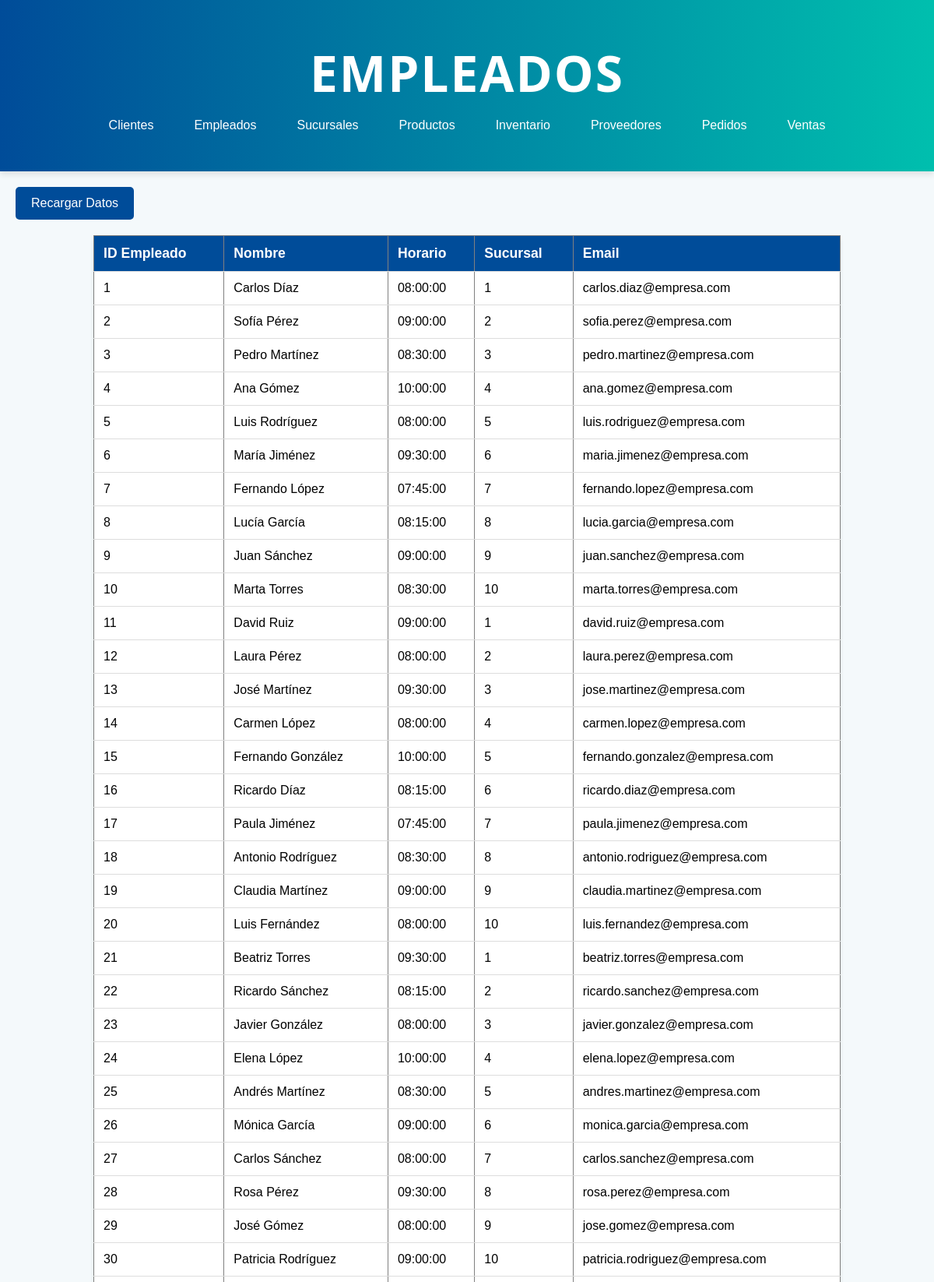
Page /empleado.php (upper part) on the committed database.
### tables this page shows
CREATE TABLE `empleado` (
  `idEmpleado` int(11) NOT NULL,
  `nombre` varchar(100) NOT NULL,
  `horario` time DEFAULT NULL,
  `sucursal` int(11) NOT NULL,
  `email` varchar(100) DEFAULT NULL,
  `contrasena` varchar(100) DEFAULT NULL
);

### empleado.php (the view, shortened to what this page needs)
<!DOCTYPE html>
<html lang="es">
<head>
    <link rel="stylesheet" href="css/stylesListas.css">
</head>
<body>
    <header class="header">
        <h1>Empleados</h1>
        <nav>
            <ul>
                <li><a href="cliente.php">Clientes</a></li>
                <li><a href="empleado.php">Empleados</a></li>
                <li><a href="sucursal.php">Sucursales</a></li>
                <li><a href="producto.php">Productos</a></li>
                <li><a href="inventario.php">Inventario</a></li>
                <li><a href="proveedor.php">Proveedores</a></li>
                <li><a href="pedido.php">Pedidos</a></li>
                <li><a href="venta.php">Ventas</a></li>
            </ul>
        </nav>
    </header>
    <button onclick="recargarDatos()">Recargar Datos</button>
    <table border="1">
        <thead>
            <tr>
                <th>ID Empleado</th>
                <th>Nombre</th>
                <th>Horario</th>
                <th>Sucursal</th>
                <th>Email</th>
            </tr>
        </thead>
        <tbody id="datosEmpleado">
            <?php
            $servername = "localhost";
            $username = "root";
            $password = "";
            $dbname = "drogueriasconfe";
            $conn = new mysqli($servername, $username, $password, $dbname);
            $sql = "SELECT idEmpleado, nombre, horario, sucursal, email FROM empleado";
            $result = $conn->query($sql);
            if ($result->num_rows > 0) {
                while($row = $result->fetch_assoc()) {
                    echo "<tr>
                            <td>" . $row["idEmpleado"] . "</td>
                            <td>" . $row["nombre"] . "</td>
                            <td>" . $row["horario"] . "</td>
                            <td>" . $row["sucursal"] . "</td>
                            <td>" . $row["email"] . "</td>
                          </tr>";
                }
            } else {
                echo "<tr><td colspan='4'>No se encontraron empleados</td></tr>";
            }
            ?>
        </tbody>
    </table>
</body>
</html>

### css/stylesListas.css (style rules this page uses)
* { box-sizing: border-box; margin: 0; padding: 0; }
body { font-family: Arial, sans-serif; background-color: #f4f9fb; }
header { background: linear-gradient(to right, #004c99, #00bfae); color: white; text-align: center; padding: 50px 20px; box-shadow: 0 4px 8px rgba(0, 0, 0, 0.1); }
header h1 { font-size: 4em; font-family: 'Segoe UI', Tahoma, Geneva, Verdana, sans-serif; font-weight: 700; margin-bottom: 15px; letter-spacing: 2px; text-transform: uppercase; }
nav ul { display: flex; justify-content: center; list-style: none; }
nav ul li { margin: 0 10px; }
nav ul li a { color: #fff; text-decoration: none; padding: 0.5rem 1rem; border-radius: 5px; transition: background-color 0.3s ease; }
table { width: 80%; margin: 20px auto; border-collapse: collapse; background-color: white; box-shadow: 0 2px 4px rgba(0, 0, 0, 0.1); border-radius: 8px; }
th, td { padding: 12px; text-align: left; border-bottom: 1px solid #ddd; }
th { background-color: #004c99; color: white; font-size: 1.1em; }
button { background-color: #004c99; color: white; padding: 12px 20px; border: none; border-radius: 5px; font-size: 1em; cursor: pointer; transition: background-color 0.3s ease; margin-top: 20px; margin-left: 20px; }

### rows in the picture
empleado: idEmpleado "1", nombre "Carlos Díaz", horario "08:00:00", sucursal "1", email "carlos.diaz@empresa.com"
empleado: idEmpleado "2", nombre "Sofía Pérez", horario "09:00:00", sucursal "2", email "sofia.perez@empresa.com"
empleado: idEmpleado "3", nombre "Pedro Martínez", horario "08:30:00", sucursal "3", email "pedro.martinez@empresa.com"
empleado: idEmpleado "4", nombre "Ana Gómez", horario "10:00:00", sucursal "4", email "ana.gomez@empresa.com"
empleado: idEmpleado "5", nombre "Luis Rodríguez", horario "08:00:00", sucursal "5", email "luis.rodriguez@empresa.com"
empleado: idEmpleado "6", nombre "María Jiménez", horario "09:30:00", sucursal "6", email "maria.jimenez@empresa.com"
empleado: idEmpleado "7", nombre "Fernando López", horario "07:45:00", sucursal "7", email "fernando.lopez@empresa.com"
empleado: idEmpleado "8", nombre "Lucía García", horario "08:15:00", sucursal "8", email "lucia.garcia@empresa.com"
empleado: idEmpleado "9", nombre "Juan Sánchez", horario "09:00:00", sucursal "9", email "juan.sanchez@empresa.com"
empleado: idEmpleado "10", nombre "Marta Torres", horario "08:30:00", sucursal "10", email "marta.torres@empresa.com"
empleado: idEmpleado "11", nombre "David Ruiz", horario "09:00:00", sucursal "1", email "david.ruiz@empresa.com"
empleado: idEmpleado "12", nombre "Laura Pérez", horario "08:00:00", sucursal "2", email "laura.perez@empresa.com"
empleado: idEmpleado "13", nombre "José Martínez", horario "09:30:00", sucursal "3", email "jose.martinez@empresa.com"
empleado: idEmpleado "14", nombre "Carmen López", horario "08:00:00", sucursal "4", email "carmen.lopez@empresa.com"
empleado: idEmpleado "15", nombre "Fernando González", horario "10:00:00", sucursal "5", email "fernando.gonzalez@empresa.com"
empleado: idEmpleado "16", nombre "Ricardo Díaz", horario "08:15:00", sucursal "6", email "ricardo.diaz@empresa.com"
empleado: idEmpleado "17", nombre "Paula Jiménez", horario "07:45:00", sucursal "7", email "paula.jimenez@empresa.com"
empleado: idEmpleado "18", nombre "Antonio Rodríguez", horario "08:30:00", sucursal "8", email "antonio.rodriguez@empresa.com"
empleado: idEmpleado "19", nombre "Claudia Martínez", horario "09:00:00", sucursal "9", email "claudia.martinez@empresa.com"
empleado: idEmpleado "20", nombre "Luis Fernández", horario "08:00:00", sucursal "10", email "luis.fernandez@empresa.com"
empleado: idEmpleado "21", nombre "Beatriz Torres", horario "09:30:00", sucursal "1", email "beatriz.torres@empresa.com"
empleado: idEmpleado "22", nombre "Ricardo Sánchez", horario "08:15:00", sucursal "2", email "ricardo.sanchez@empresa.com"
empleado: idEmpleado "23", nombre "Javier González", horario "08:00:00", sucursal "3", email "javier.gonzalez@empresa.com"
empleado: idEmpleado "24", nombre "Elena López", horario "10:00:00", sucursal "4", email "elena.lopez@empresa.com"
empleado: idEmpleado "25", nombre "Andrés Martínez", horario "08:30:00", sucursal "5", email "andres.martinez@empresa.com"
empleado: idEmpleado "26", nombre "Mónica García", horario "09:00:00", sucursal "6", email "monica.garcia@empresa.com"
empleado: idEmpleado "27", nombre "Carlos Sánchez", horario "08:00:00", sucursal "7", email "carlos.sanchez@empresa.com"
empleado: idEmpleado "28", nombre "Rosa Pérez", horario "09:30:00", sucursal "8", email "rosa.perez@empresa.com"
empleado: idEmpleado "29", nombre "José Gómez", horario "08:00:00", sucursal "9", email "jose.gomez@empresa.com"
empleado: idEmpleado "30", nombre "Patricia Rodríguez", horario "09:00:00", sucursal "10", email "patricia.rodriguez@empresa.com"
